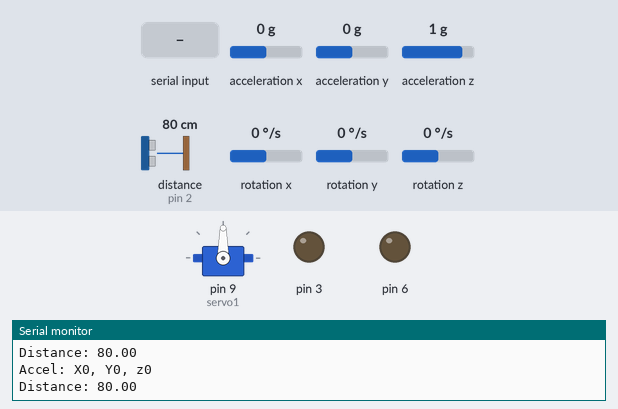
Recording of a sketch running on a simulated Arduino Uno, built with avr-gcc and run on an emulated ATmega328P. Parts: servo, output pins drawn as LEDs (lit = HIGH), the last lines printed to the serial monitor. The inputs (shaded band) are chosen by the test bench; at power-on: acceleration x 0 g, acceleration y 0 g, acceleration z 1 g, distance to the obstacle (sensor on pin 2) 80 cm, rotation x 0 °/s, rotation y 0 °/s, rotation z 0 °/s. The echo pulse lasts 58.3 µs per cm.

Above: at 1.2 s.
1.3 s: "90,45\n" received over Serial
At 2.3 s:
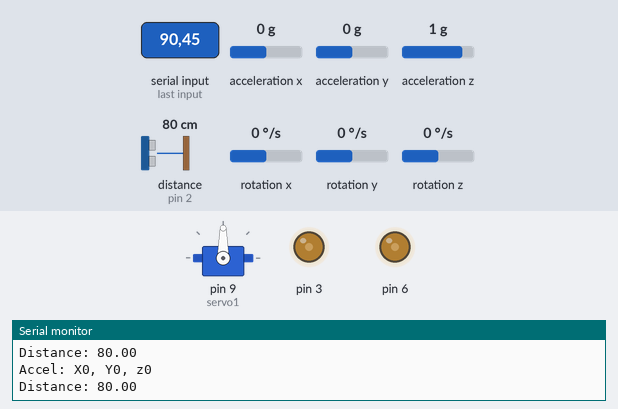
3.5 s: "30,150\n" received over Serial
At 5.2 s:
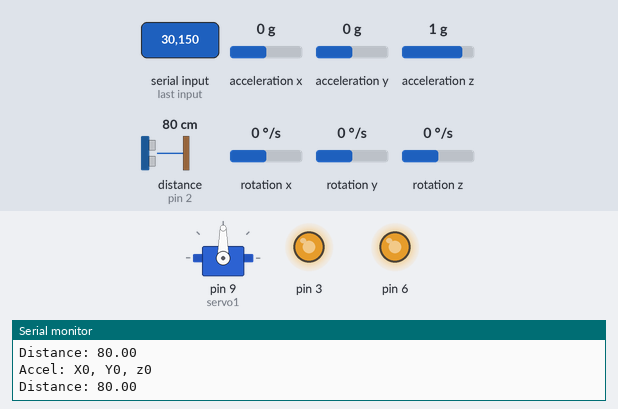
5.5 s: "5\n" received over Serial
At 7.4 s:
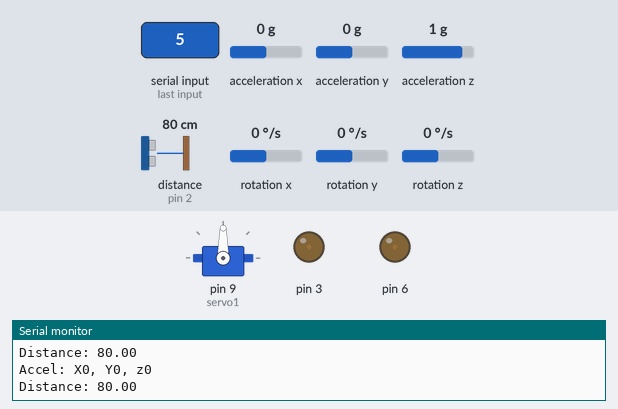
Timing chart, 0 to 8.9 s (numbered marks = the images above; inputs shaded):
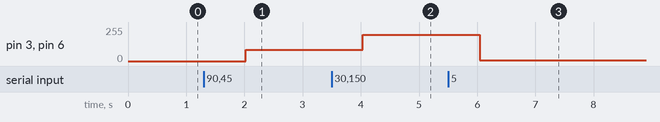

Measured:
- after the input at 1.3 s, pin 3, pin 6: 0/255 → 85/255 after 0.72 s
- after the input at 3.5 s, pin 3, pin 6: 85/255 → 198/255 after 0.53 s
- after the input at 5.5 s, pin 3, pin 6: 198/255 → 5/255 after 0.55 s

The sketch:

sketch_jul30a.ino
```cpp
//Turn Servo to test it it should snap back; to test motors type number (0-255) in Serial Monitor


#include <Servo.h>
#include <motor_control.h>
#include <HC_SR04.h>
#include <MPU6050.h>
#define ECHO_PIN 2
#define TRIG_PIN 10
#define ECHO_INT 0
#define SDA 4
#define SCL 5


MPU6050 sensor(SDA, SCL);


HC_SR04 distance_sensor(TRIG_PIN, ECHO_PIN, ECHO_INT);
int yB;
String inString = "";


Servo servo1;


void setup() {
  // put your setup code here, to run once:
  servo1.attach(9);
  servo1.write(90);
//Turn Servo to test it

  Serial.begin(9600);


  distance_sensor.begin();
  distance_sensor.start();
  sensor.initialize();
  sensor.update();


}


void loop() {
  // put your main code here, to run repeatedly:


  Serial.print("Accel: X");
  Serial.print(sensor.get_accel('x'));
  Serial.print(", Y");
  Serial.print(sensor.get_accel('y'));
  Serial.print(", z");
  Serial.println(sensor.get_accel('z'));
  if (distance_sensor.isFinished()) {
    Serial.print("Distance: ");
    Serial.println(distance_sensor.getRange());
    distance_sensor.start();
  }
  while (Serial.available() > 0) {
    int inChar = Serial.read();
    if (isDigit(inChar)) {
      // convert the incoming byte to a char and add it to the string:
      inString += (char)inChar;


    }
    // if you get a newline, print the string, then the string's value:
    if (inChar == '\n') {
      yB = inString.toInt();
      inString = "";
          }
  }
  forward(yB);
  delay(1000);
}
```
